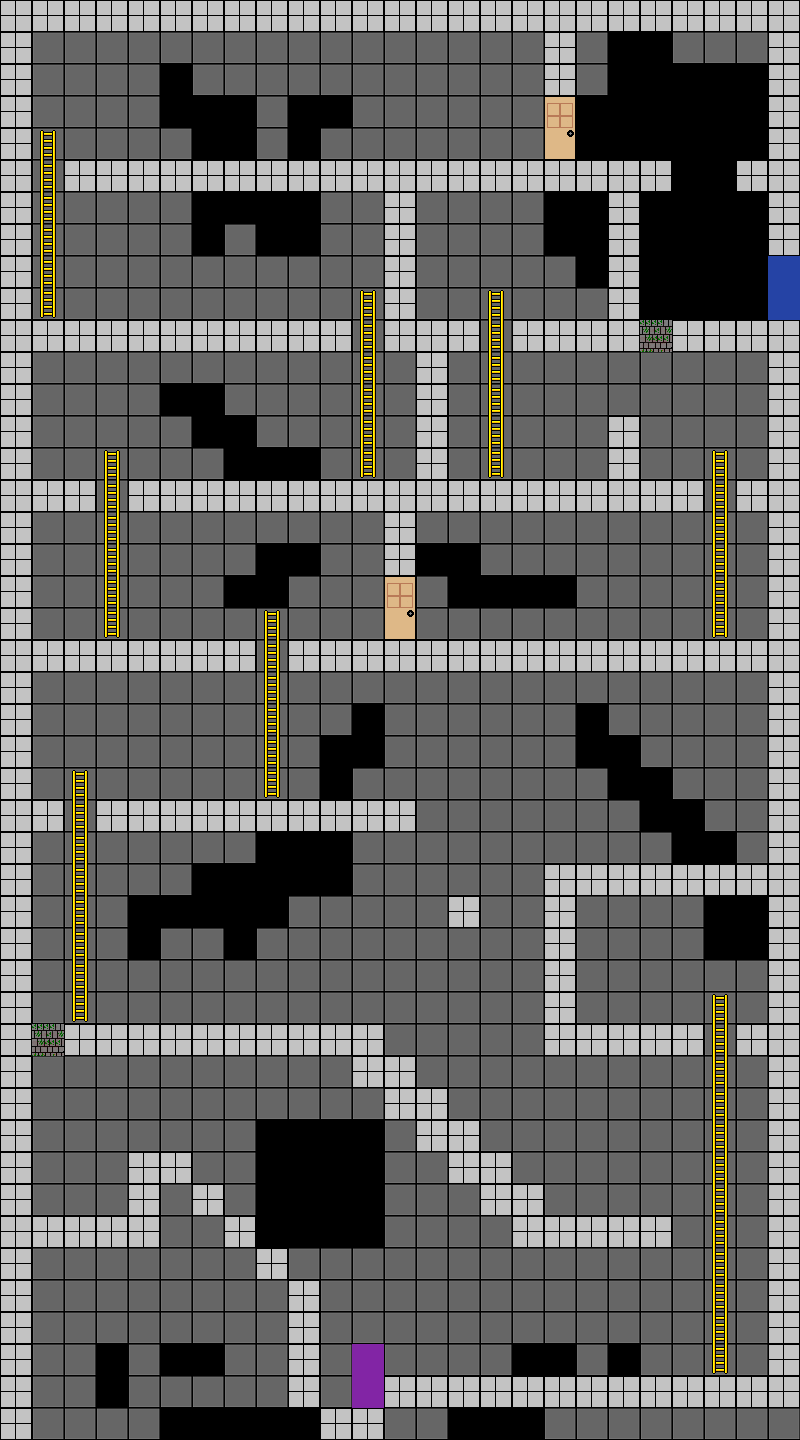

A 2D game scene composited from a Tiled map and its tileset images. What follows is a short description and the map's XML, with each tile layer's data collapsed to a summary:
An orthogonal 25x45 tile map with 32x32 px tiles, 6 tile layers (Background, Foreground, Ladder, Top, ...) and 14 objects (tower1, tower3).

<map version="1.0" orientation="orthogonal" width="25" height="45" tilewidth="32" tileheight="32">
 <tileset firstgid="1" name="spritesheet" tilewidth="32" tileheight="32">
  <image source="spritesheets/spritesheet.png" trans="ff00ff" width="320" height="320" />
 </tileset>
 <layer name="Background" width="25" height="45">
  <data>[1125 cells, 975 non-empty, 3 distinct tile ids]</data>
 </layer>
 <layer name="Foreground" width="25" height="45">
  <data>[1125 cells, 293 non-empty, 1 distinct tile ids]</data>
 </layer>
 <layer name="Ladder" width="25" height="45">
  <data>[1125 cells, 56 non-empty, 3 distinct tile ids]</data>
 </layer>
 <layer name="Top" width="25" height="45">
  <data>[1125 cells, 0 non-empty, 0 distinct tile ids]</data>
 </layer>
 <objectgroup name="Transition" width="25" height="45">
  <object name="tower1" x="352" y="1344" width="32" height="64">
   <properties>
    <property name="cx" value="0" />
    <property name="cy" value="0" />
    <property name="d" value="0" />
    <property name="map" value="tower2" />
    <property name="x" value="288" />
    <property name="y" value="64" />
   </properties>
  </object>
  <object name="tower3" x="768" y="255" width="30" height="62">
   <properties>
    <property name="cx" value="0" />
    <property name="cy" value="544" />
    <property name="d" value="1" />
    <property name="map" value="tower2" />
    <property name="x" value="64" />
    <property name="y" value="392" />
   </properties>
  </object>
 </objectgroup>
 <layer name="Breakable" width="25" height="45">
  <data>[1125 cells, 2 non-empty, 1 distinct tile ids]</data>
 </layer>
 <layer name="Doors" width="25" height="45">
  <data>[1125 cells, 4 non-empty, 2 distinct tile ids]</data>
 </layer>
 <objectgroup name="NPC" width="25" height="45">
  <object x="608" y="960" width="32" height="64">
   <properties>
    <property name="id" value="3" />
    <property name="questAdvance" value="none" />
    <property name="spritesheet" value="npc" />
    <property name="text" value="" />
    <property name="xFrames" value="3" />
    <property name="yFrames" value="1" />
   </properties>
  </object>
  <object x="545" y="417" width="29" height="61">
   <properties>
    <property name="id" value="4" />
    <property name="questAdvance" value="none" />
    <property name="spritesheet" value="npc" />
    <property name="text" value="" />
    <property name="xFrames" value="3" />
    <property name="yFrames" value="1" />
   </properties>
  </object>
 </objectgroup>
 <objectgroup name="Visited" width="25" height="45">
  <properties>
   <property name="mapId" value="6" />
   <property name="visited" value="false" />
  </properties>
 </objectgroup>
 <objectgroup name="Load" width="25" height="45" />
 <objectgroup name="Objects" width="25" height="45">
  <object x="416" y="288" width="32" height="32">
   <properties>
    <property name="Type" value="super essence" />
   </properties>
  </object>
  <object x="736" y="127" width="30" height="32">
   <properties>
    <property name="Type" value="essence" />
   </properties>
  </object>
  <object x="705" y="768" width="30" height="30">
   <properties>
    <property name="Type" value="key" />
   </properties>
  </object>
  <object x="65" y="1152" width="30" height="32">
   <properties>
    <property name="Type" value="key" />
   </properties>
  </object>
  <object x="450" y="864" width="28" height="31">
   <properties>
    <property name="Type" value="essence" />
   </properties>
  </object>
  <object x="576" y="288" width="32" height="32">
   <properties>
    <property name="Type" value="book" />
   </properties>
  </object>
 </objectgroup>
 <objectgroup name="Enemy" width="25" height="45">
  <object x="544" y="576" width="32" height="64">
   <properties>
    <property name="hits" value="5" />
    <property name="spritesheet" value="enemy1" />
    <property name="xFrames" value="3" />
    <property name="yFrames" value="1" />
   </properties>
  </object>
  <object x="576" y="96" width="32" height="64">
   <properties>
    <property name="hits" value="5" />
    <property name="spritesheet" value="enemy1" />
    <property name="xFrames" value="3" />
    <property name="yFrames" value="1" />
   </properties>
  </object>
  <object x="256" y="960" width="32" height="64">
   <properties>
    <property name="hits" value="5" />
    <property name="spritesheet" value="enemy1" />
    <property name="xFrames" value="3" />
    <property name="yFrames" value="1" />
   </properties>
  </object>
  <object x="224" y="416" width="32" height="64">
   <properties>
    <property name="hits" value="5" />
    <property name="spritesheet" value="enemy1" />
    <property name="xFrames" value="3" />
    <property name="yFrames" value="1" />
   </properties>
  </object>
 </objectgroup>
</map>
